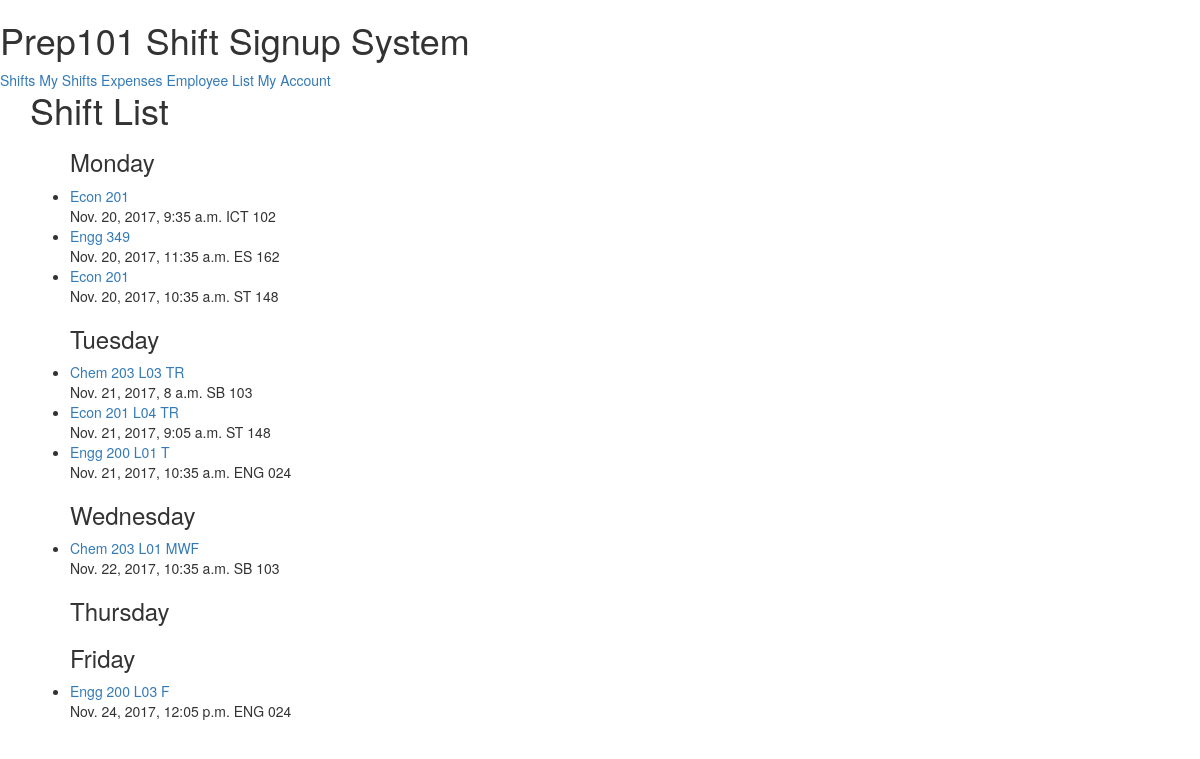
/shifts/, run on the app's committed database.
### shift/models.py (models this page shows, shortened)
class Shift(models.Model):
    handout_type            = models.CharField(max_length=20)
    location                = models.CharField(max_length=10)
    time                    = models.DateTimeField()
    class_name              = models.CharField(max_length=16)
    locker                  = models.ForeignKey(Locker)
    lead_marketer           = models.ForeignKey(Marketer, related_name='lead_marketer', null=True, blank=True)
    marketers               = models.ManyToManyField(Marketer, related_name='marketers', blank=True)
    manager                 = models.ForeignKey(Manager, null=True, blank=True)
    max_marketers           = models.PositiveSmallIntegerField()

### shift/views.py (the view)
# urls.py: url(r'^shifts/$', shift_listView),
def shift_listView(request):
    template_name = 'shifts/shifts_list.html'
    queryset = Shift.objects.all()
    queryset_monday = Shift.objects.filter(time__week_day=2)
    queryset_tuesday = Shift.objects.filter(time__week_day=3)
    queryset_wednesday = Shift.objects.filter(time__week_day=4)
    queryset_thursday = Shift.objects.filter(time__week_day=5)
    queryset_friday = Shift.objects.filter(time__week_day=6)
    context = {
        "object_list": queryset,
        'monday_shifts': queryset_monday,
        'tuesday_shifts': queryset_tuesday,
        'wednesday_shifts': queryset_wednesday,
        'thursday_shifts': queryset_thursday,
        'friday_shifts': queryset_friday,
    }
    return render(request, template_name, context)

### shift/templates/shifts/shifts_list.html (shortened to what this page needs)
{% extends "base.html" %}
{% block content %}
    <h1>Shift List</h1>
    <ul>
        <h3>Monday</h3>
    {%  for obj in monday_shifts %}
        <li><a href="/shifts/{{ obj.pk }}">{{ obj.class_name }}</a> <br/>
            {{ obj.time }} {{ obj.location }}</li>
    {%  endfor %}
    </ul>
    <ul>
        <h3>Tuesday</h3>
    {%  for obj in tuesday_shifts %}
        <li><a href="/shifts/{{ obj.pk }}">{{ obj.class_name }}</a> <br/>
            {{ obj.time }} {{ obj.location }}</li>
    {%  endfor %}
    </ul>
    <ul>
        <h3>Wednesday</h3>
    {%  for obj in wednesday_shifts %}
        <li><a href="/shifts/{{ obj.pk }}">{{ obj.class_name }}</a> <br/>
            {{ obj.time }} {{ obj.location }}</li>
    {%  endfor %}
    </ul>
    <ul>
        <h3>Thursday</h3>
    </ul>
    <ul>
        <h3>Friday</h3>
    {%  for obj in friday_shifts %}
        <li><a href="/shifts/{{ obj.pk }}">{{ obj.class_name }}</a> <br/>
            {{ obj.time }} {{ obj.location }}</li>
    {%  endfor %}
    </ul>
{% endblock %}

### templates/base.html (shortened to what this page needs)
<!DOCTYPE html>
<html lang=en>
<head>
{%  include "snippets/css.html" %}
</head>
<body>
<h1> Prep101 Shift Signup System</h1>
{%  include "snippets/nav.html" %}
<div class="container">
    {% block content %}{% endblock content %}
</div>
</body>
</html>

### templates/snippets/nav.html
<div class="navbar-header">
    <a href="/shifts/">Shifts</a>
    <a href="/my-shifts/">My Shifts</a>
    <a href="/expenses/">Expenses</a>
    <a href="/contact/">Employee List</a>
    <a href="/admin/">My Account</a>
</div>

### data on the page
Shift: class_name "Econ 201", time "Nov. 20, 2017, 9:35 a.m.", location "ICT 102"
Shift: class_name "Engg 349", time "Nov. 20, 2017, 11:35 a.m.", location "ES 162"
Shift: class_name "Econ 201", time "Nov. 20, 2017, 10:35 a.m.", location "ST 148"
Shift: class_name "Chem 203 L03 TR", time "Nov. 21, 2017, 8 a.m.", location "SB 103"
Shift: class_name "Econ 201 L04 TR", time "Nov. 21, 2017, 9:05 a.m.", location "ST 148"
Shift: class_name "Engg 200 L01 T", time "Nov. 21, 2017, 10:35 a.m.", location "ENG 024"
Shift: class_name "Chem 203 L01 MWF", time "Nov. 22, 2017, 10:35 a.m.", location "SB 103"
Shift: class_name "Engg 200 L03 F", time "Nov. 24, 2017, 12:05 p.m.", location "ENG 024"
